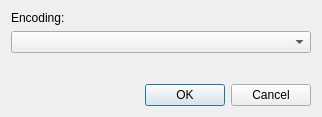
<?xml version="1.0" encoding="UTF-8"?>
<ui version="4.0">
 <class>frmEncodingChooser</class>
 <widget class="QDialog" name="frmEncodingChooser">
  <property name="windowModality">
   <enum>Qt::WindowModal</enum>
  </property>
  <property name="geometry">
   <rect>
    <x>0</x>
    <y>0</y>
    <width>318</width>
    <height>117</height>
   </rect>
  </property>
  <property name="windowTitle">
   <string>Encoding</string>
  </property>
  <property name="windowIcon">
   <iconset resource="resources.qrc">
    <normaloff>:/icons/notepadqq/scalable/notepadqq.svg</normaloff>:/icons/notepadqq/scalable/notepadqq.svg</iconset>
  </property>
  <property name="modal">
   <bool>true</bool>
  </property>
  <layout class="QVBoxLayout" name="verticalLayout">
   <item>
    <widget class="QLabel" name="label">
     <property name="text">
      <string>Encoding:</string>
     </property>
    </widget>
   </item>
   <item>
    <widget class="QComboBox" name="cmbEncodings">
     <property name="sizePolicy">
      <sizepolicy hsizetype="MinimumExpanding" vsizetype="Fixed">
       <horstretch>0</horstretch>
       <verstretch>0</verstretch>
      </sizepolicy>
     </property>
     <property name="minimumSize">
      <size>
       <width>300</width>
       <height>0</height>
      </size>
     </property>
    </widget>
   </item>
   <item>
    <spacer name="verticalSpacer">
     <property name="orientation">
      <enum>Qt::Vertical</enum>
     </property>
     <property name="sizeType">
      <enum>QSizePolicy::MinimumExpanding</enum>
     </property>
     <property name="sizeHint" stdset="0">
      <size>
       <width>20</width>
       <height>10</height>
      </size>
     </property>
    </spacer>
   </item>
   <item>
    <widget class="QDialogButtonBox" name="buttonBox">
     <property name="standardButtons">
      <set>QDialogButtonBox::Cancel|QDialogButtonBox::Ok</set>
     </property>
    </widget>
   </item>
  </layout>
 </widget>
 <resources>
  <include location="resources.qrc"/>
 </resources>
 <connections/>
</ui>
